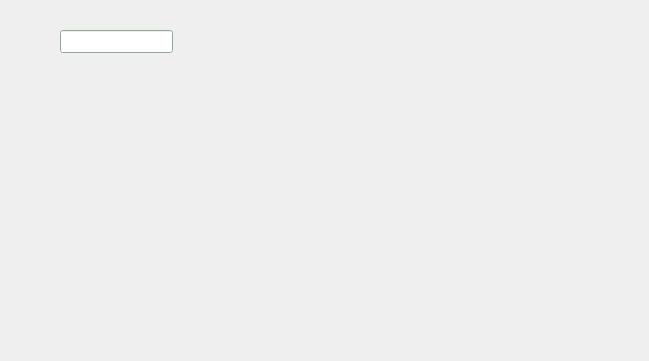
<?xml version="1.0" encoding="UTF-8"?>
<ui version="4.0">
 <class>MainWindow</class>
 <widget class="QMainWindow" name="MainWindow">
  <property name="geometry">
   <rect>
    <x>0</x>
    <y>0</y>
    <width>649</width>
    <height>361</height>
   </rect>
  </property>
  <property name="cursor">
   <cursorShape>PointingHandCursor</cursorShape>
  </property>
  <property name="windowTitle">
   <string>MainWindow</string>
  </property>
  <widget class="QWidget" name="centralWidget">
   <property name="palette">
    <palette>
     <active>
      <colorrole role="WindowText">
       <brush brushstyle="SolidPattern">
        <color alpha="255">
         <red>0</red>
         <green>0</green>
         <blue>0</blue>
        </color>
       </brush>
      </colorrole>
      <colorrole role="Button">
       <brush brushstyle="SolidPattern">
        <color alpha="255">
         <red>204</red>
         <green>239</green>
         <blue>208</blue>
        </color>
       </brush>
      </colorrole>
      <colorrole role="Light">
       <brush brushstyle="SolidPattern">
        <color alpha="255">
         <red>255</red>
         <green>255</green>
         <blue>255</blue>
        </color>
       </brush>
      </colorrole>
      <colorrole role="Midlight">
       <brush brushstyle="SolidPattern">
        <color alpha="255">
         <red>229</red>
         <green>247</green>
         <blue>231</blue>
        </color>
       </brush>
      </colorrole>
      <colorrole role="Dark">
       <brush brushstyle="SolidPattern">
        <color alpha="255">
         <red>102</red>
         <green>119</green>
         <blue>104</blue>
        </color>
       </brush>
      </colorrole>
      <colorrole role="Mid">
       <brush brushstyle="SolidPattern">
        <color alpha="255">
         <red>136</red>
         <green>159</green>
         <blue>139</blue>
        </color>
       </brush>
      </colorrole>
      <colorrole role="Text">
       <brush brushstyle="SolidPattern">
        <color alpha="255">
         <red>0</red>
         <green>0</green>
         <blue>0</blue>
        </color>
       </brush>
      </colorrole>
      <colorrole role="BrightText">
       <brush brushstyle="SolidPattern">
        <color alpha="255">
         <red>255</red>
         <green>255</green>
         <blue>255</blue>
        </color>
       </brush>
      </colorrole>
      <colorrole role="ButtonText">
       <brush brushstyle="SolidPattern">
        <color alpha="255">
         <red>0</red>
         <green>0</green>
         <blue>0</blue>
        </color>
       </brush>
      </colorrole>
      <colorrole role="Base">
       <brush brushstyle="SolidPattern">
        <color alpha="255">
         <red>255</red>
         <green>255</green>
         <blue>255</blue>
        </color>
       </brush>
      </colorrole>
      <colorrole role="Window">
       <brush brushstyle="SolidPattern">
        <color alpha="255">
         <red>204</red>
         <green>239</green>
         <blue>208</blue>
        </color>
       </brush>
      </colorrole>
      <colorrole role="Shadow">
       <brush brushstyle="SolidPattern">
        <color alpha="255">
         <red>0</red>
         <green>0</green>
         <blue>0</blue>
        </color>
       </brush>
      </colorrole>
      <colorrole role="AlternateBase">
       <brush brushstyle="SolidPattern">
        <color alpha="255">
         <red>229</red>
         <green>247</green>
         <blue>231</blue>
        </color>
       </brush>
      </colorrole>
      <colorrole role="ToolTipBase">
       <brush brushstyle="SolidPattern">
        <color alpha="255">
         <red>255</red>
         <green>255</green>
         <blue>220</blue>
        </color>
       </brush>
      </colorrole>
      <colorrole role="ToolTipText">
       <brush brushstyle="SolidPattern">
        <color alpha="255">
         <red>0</red>
         <green>0</green>
         <blue>0</blue>
        </color>
       </brush>
      </colorrole>
     </active>
     <inactive>
      <colorrole role="WindowText">
       <brush brushstyle="SolidPattern">
        <color alpha="255">
         <red>0</red>
         <green>0</green>
         <blue>0</blue>
        </color>
       </brush>
      </colorrole>
      <colorrole role="Button">
       <brush brushstyle="SolidPattern">
        <color alpha="255">
         <red>204</red>
         <green>239</green>
         <blue>208</blue>
        </color>
       </brush>
      </colorrole>
      <colorrole role="Light">
       <brush brushstyle="SolidPattern">
        <color alpha="255">
         <red>255</red>
         <green>255</green>
         <blue>255</blue>
        </color>
       </brush>
      </colorrole>
      <colorrole role="Midlight">
       <brush brushstyle="SolidPattern">
        <color alpha="255">
         <red>229</red>
         <green>247</green>
         <blue>231</blue>
        </color>
       </brush>
      </colorrole>
      <colorrole role="Dark">
       <brush brushstyle="SolidPattern">
        <color alpha="255">
         <red>102</red>
         <green>119</green>
         <blue>104</blue>
        </color>
       </brush>
      </colorrole>
      <colorrole role="Mid">
       <brush brushstyle="SolidPattern">
        <color alpha="255">
         <red>136</red>
         <green>159</green>
         <blue>139</blue>
        </color>
       </brush>
      </colorrole>
      <colorrole role="Text">
       <brush brushstyle="SolidPattern">
        <color alpha="255">
         <red>0</red>
         <green>0</green>
         <blue>0</blue>
        </color>
       </brush>
      </colorrole>
      <colorrole role="BrightText">
       <brush brushstyle="SolidPattern">
        <color alpha="255">
         <red>255</red>
         <green>255</green>
         <blue>255</blue>
        </color>
       </brush>
      </colorrole>
      <colorrole role="ButtonText">
       <brush brushstyle="SolidPattern">
        <color alpha="255">
         <red>0</red>
         <green>0</green>
         <blue>0</blue>
        </color>
       </brush>
      </colorrole>
      <colorrole role="Base">
       <brush brushstyle="SolidPattern">
        <color alpha="255">
         <red>255</red>
         <green>255</green>
         <blue>255</blue>
        </color>
       </brush>
      </colorrole>
      <colorrole role="Window">
       <brush brushstyle="SolidPattern">
        <color alpha="255">
         <red>204</red>
         <green>239</green>
         <blue>208</blue>
        </color>
       </brush>
      </colorrole>
      <colorrole role="Shadow">
       <brush brushstyle="SolidPattern">
        <color alpha="255">
         <red>0</red>
         <green>0</green>
         <blue>0</blue>
        </color>
       </brush>
      </colorrole>
      <colorrole role="AlternateBase">
       <brush brushstyle="SolidPattern">
        <color alpha="255">
         <red>229</red>
         <green>247</green>
         <blue>231</blue>
        </color>
       </brush>
      </colorrole>
      <colorrole role="ToolTipBase">
       <brush brushstyle="SolidPattern">
        <color alpha="255">
         <red>255</red>
         <green>255</green>
         <blue>220</blue>
        </color>
       </brush>
      </colorrole>
      <colorrole role="ToolTipText">
       <brush brushstyle="SolidPattern">
        <color alpha="255">
         <red>0</red>
         <green>0</green>
         <blue>0</blue>
        </color>
       </brush>
      </colorrole>
     </inactive>
     <disabled>
      <colorrole role="WindowText">
       <brush brushstyle="SolidPattern">
        <color alpha="255">
         <red>102</red>
         <green>119</green>
         <blue>104</blue>
        </color>
       </brush>
      </colorrole>
      <colorrole role="Button">
       <brush brushstyle="SolidPattern">
        <color alpha="255">
         <red>204</red>
         <green>239</green>
         <blue>208</blue>
        </color>
       </brush>
      </colorrole>
      <colorrole role="Light">
       <brush brushstyle="SolidPattern">
        <color alpha="255">
         <red>255</red>
         <green>255</green>
         <blue>255</blue>
        </color>
       </brush>
      </colorrole>
      <colorrole role="Midlight">
       <brush brushstyle="SolidPattern">
        <color alpha="255">
         <red>229</red>
         <green>247</green>
         <blue>231</blue>
        </color>
       </brush>
      </colorrole>
      <colorrole role="Dark">
       <brush brushstyle="SolidPattern">
        <color alpha="255">
         <red>102</red>
         <green>119</green>
         <blue>104</blue>
        </color>
       </brush>
      </colorrole>
      <colorrole role="Mid">
       <brush brushstyle="SolidPattern">
        <color alpha="255">
         <red>136</red>
         <green>159</green>
         <blue>139</blue>
        </color>
       </brush>
      </colorrole>
      <colorrole role="Text">
       <brush brushstyle="SolidPattern">
        <color alpha="255">
         <red>102</red>
         <green>119</green>
         <blue>104</blue>
        </color>
       </brush>
      </colorrole>
      <colorrole role="BrightText">
       <brush brushstyle="SolidPattern">
        <color alpha="255">
         <red>255</red>
         <green>255</green>
         <blue>255</blue>
        </color>
       </brush>
      </colorrole>
      <colorrole role="ButtonText">
       <brush brushstyle="SolidPattern">
        <color alpha="255">
         <red>102</red>
         <green>119</green>
         <blue>104</blue>
        </color>
       </brush>
      </colorrole>
      <colorrole role="Base">
       <brush brushstyle="SolidPattern">
        <color alpha="255">
         <red>204</red>
         <green>239</green>
         <blue>208</blue>
        </color>
       </brush>
      </colorrole>
      <colorrole role="Window">
       <brush brushstyle="SolidPattern">
        <color alpha="255">
         <red>204</red>
         <green>239</green>
         <blue>208</blue>
        </color>
       </brush>
      </colorrole>
      <colorrole role="Shadow">
       <brush brushstyle="SolidPattern">
        <color alpha="255">
         <red>0</red>
         <green>0</green>
         <blue>0</blue>
        </color>
       </brush>
      </colorrole>
      <colorrole role="AlternateBase">
       <brush brushstyle="SolidPattern">
        <color alpha="255">
         <red>204</red>
         <green>239</green>
         <blue>208</blue>
        </color>
       </brush>
      </colorrole>
      <colorrole role="ToolTipBase">
       <brush brushstyle="SolidPattern">
        <color alpha="255">
         <red>255</red>
         <green>255</green>
         <blue>220</blue>
        </color>
       </brush>
      </colorrole>
      <colorrole role="ToolTipText">
       <brush brushstyle="SolidPattern">
        <color alpha="255">
         <red>0</red>
         <green>0</green>
         <blue>0</blue>
        </color>
       </brush>
      </colorrole>
     </disabled>
    </palette>
   </property>
   <widget class="QLabel" name="label">
    <property name="geometry">
     <rect>
      <x>38</x>
      <y>114</y>
      <width>211</width>
      <height>131</height>
     </rect>
    </property>
    <property name="text">
     <string/>
    </property>
   </widget>
   <widget class="QLineEdit" name="lineEdit">
    <property name="geometry">
     <rect>
      <x>60</x>
      <y>30</y>
      <width>113</width>
      <height>23</height>
     </rect>
    </property>
   </widget>
  </widget>
 </widget>
 <layoutdefault spacing="6" margin="11"/>
 <resources/>
 <connections/>
</ui>
